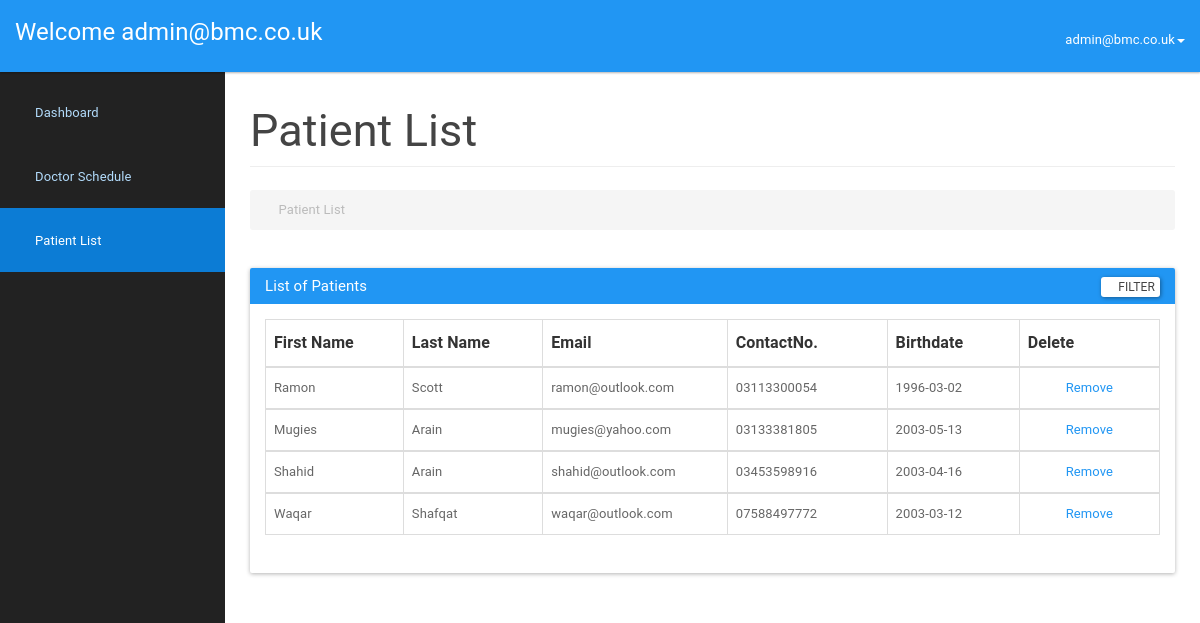
The page /admin/patientlist.php (signed in) on the database its author committed.
### tables this page shows
CREATE TABLE `users` (
  `id` int NOT NULL AUTO_INCREMENT,
  `firstname` varchar(10)  NOT NULL,
  `lastname` varchar(10)  NOT NULL,
  `email` varchar(255)  NOT NULL,
  `password_hash` varchar(255)  NOT NULL,
  `role` tinyint(1) DEFAULT '0' COMMENT 'This field store different roles each individual has.\\n\\nTotal roles are\\n1) Use (0)r/Patient(1)\\n2) Doctors(2)\\n3) Admin',
  `created_on` datetime DEFAULT CURRENT_TIMESTAMP,
  `last_access` datetime DEFAULT CURRENT_TIMESTAMP,
  PRIMARY KEY (`id`),
  UNIQUE KEY `email` (`email`)
);

CREATE TABLE `patients` (
  `pat_id` int NOT NULL AUTO_INCREMENT,
  `fname` varchar(45)  NOT NULL,
  `lname` varchar(45)  NOT NULL,
  `dob` date NOT NULL,
  `email` varchar(45)  NOT NULL,
  `phone` varchar(15)  NULL,
  PRIMARY KEY (`pat_id`),
  UNIQUE KEY `phone_UNIQUE` (`phone`)
);

### admin/patientlist.php (the view, shortened to what this page needs)
<?php
include_once '../database/configuration.php';
$adminsession = $_SESSION['adminSession'];
$sql = "SELECT * FROM users WHERE email = '" . $adminsession . "'";
$res=mysqli_query($conn,$sql);
$adminRow=mysqli_fetch_array($res,MYSQLI_ASSOC);
?>
<!DOCTYPE html>
<html lang="en">
    <head>
        <link href="assets_/css/material.css" rel="stylesheet">
        <link href="assets_/css/sb-admin.css" rel="stylesheet">
        <link href="assets_/css/time/bootstrap-clockpicker.css" rel="stylesheet">
        <link href="assets_/css/style.css" rel="stylesheet">
        <link href="assets_/font-awesome/css/font-awesome.css" rel="stylesheet">
    </head>
    <body>
        <div id="wrapper">
            <nav class="navbar navbar-inverse navbar-fixed-top" role="navigation">
                <div class="navbar-header">
                    <a class="navbar-brand" href="admindashboard.php">Welcome <?php echo $adminRow['email'];?></a>
                </div>
                <ul class="nav navbar-right top-nav">
                    <li class="dropdown">
                        <a href="#" class="dropdown-toggle" data-toggle="dropdown"><i class="fa fa-user"></i> <?php echo $adminRow['email']; ?><b class="caret"></b></a>
                    </li>
                </ul>
                <div class="collapse navbar-collapse navbar-ex1-collapse">
                    <ul class="nav navbar-nav side-nav">
                         <li>
                            <a href="admindashboard.php"><i class="fa fa-fw fa-dashboard"></i> Dashboard</a>
                        </li>
                        <li>
                            <a href="addschedule.php"><i class="fa fa-fw fa-table"></i> Doctor Schedule</a>
                        </li>
                        <li class="active">
                            <a href="patientlist.php"><i class="fa fa-fw fa-edit"></i> Patient List</a>
                        </li>
                    </ul>
                </div>
            </nav>
            <div id="page-wrapper">
                <div class="container-fluid">
                    <div class="row">
                        <div class="col-lg-12">
                            <h2 class="page-header">
                            Patient List
                            </h2>
                            <ol class="breadcrumb">
                                <li class="active">
                                    <i class="fa fa-calendar"></i> Patient List
                                </li>
                            </ol>
                        </div>
                    </div>
                    <div class="panel panel-primary filterable">
                        <div class="panel-heading">
                            <h3 class="panel-title">List of Patients</h3>
                            <div class="pull-right">
                            <button class="btn btn-default btn-xs btn-filter"><span class="fa fa-filter"></span> Filter</button>
                        </div>
                        </div>
                        <div class="panel-body">
                        <table class="table table-hover table-bordered">
                            <thead>
                                <tr class="filters">
                                    <th><input type="text" class="form-control" placeholder="First Name" disabled></th>
                                    <th><input type="text" class="form-control" placeholder="Last Name" disabled></th>
                                    <th><input type="text" class="form-control" placeholder="Email" disabled></th>
                                    <th><input type="text" class="form-control" placeholder="ContactNo." disabled></th>
                                    <th><input type="text" class="form-control" placeholder="Birthdate" disabled></th>
                                    <th><input type="text" class="form-control" placeholder="Delete" disabled></th>
                                </tr>
                            </thead>
                            <?php
                            $result=mysqli_query($conn,"SELECT * FROM patients");
                            while ($patientRow=mysqli_fetch_array($result)) {
                                echo "<tbody>";
                                echo "<tr>";
                                    echo "<td>" . $patientRow['fname'] . "</td>";
                                    echo "<td>" . $patientRow['lname'] . "</td>";
                                    echo "<td>" . $patientRow['email'] . "</td>";
                                    echo "<td>" . $patientRow['phone'] . "</td>";
                                    echo "<td>" . $patientRow['dob'] . "</td>";
                                    echo "<form method='POST'>";
                                    echo "<td class='text-center'><a href='#' id='".$patientRow['pat_id']."' class='delete'>Remove</a>
                            </td>";
                            }
                                echo "</tr>";
                           echo "</tbody>";
                       echo "</table>";
                        ?>
                        </div>
                    </div>
                </div>
            </div>
    </body>
</html>

### admin/assets_/css/sb-admin.css (style rules this page uses)
body { margin-top: 100px; background-color: #222; }
@media (min-width:768px) { body { margin-top: 50px; } }
#wrapper { padding-left: 0; }
#page-wrapper { min-height: 900px !important; width: 100%; padding: 0; background-color: #fff; }
@media (min-width:768px) { #wrapper { padding-left: 225px; } }
@media (min-width:768px) { #page-wrapper { padding: 10px; } }
.top-nav { padding: 0 15px; }
.top-nav>li { display: inline-block; float: left; }
.top-nav>li>a { padding-top: 17px; padding-bottom: 10px; line-height: 45px; color: white; }
@media (min-width:768px) { .side-nav { position: fixed; top: 80px; left: 225px; width: 225px; margin-left: -225px; border: none; border-radius: 0; overflow-y: auto; background-color: #222; bottom: 0; overflow-x: hidden; padding-bottom: 40px; } }
@media (min-width:768px) { .side-nav>li>a { width: 225px; } }

### admin/assets_/css/style.css (style rules this page uses)
.filterable { margin-top: 15px; }
.filterable .panel-heading .pull-right { margin-top: -20px; }
.filterable .filters input[disabled] { background-color: transparent; border: none; cursor: auto; box-shadow: none; padding: 0; height: auto; }

### rows shown on the page
users: email "admin@bmc.co.uk"
patients: fname "Ramon", lname "Scott", email "ramon@outlook.com", phone "03113300054", dob "1996-03-02"
patients: fname "Mugies", lname "Arain", email "mugies@yahoo.com", phone "03133381805", dob "2003-05-13"
patients: fname "Shahid", lname "Arain", email "shahid@outlook.com", phone "03453598916", dob "2003-04-16"
patients: fname "Waqar", lname "Shafqat", email "waqar@outlook.com", phone "07588497772", dob "2003-03-12"
